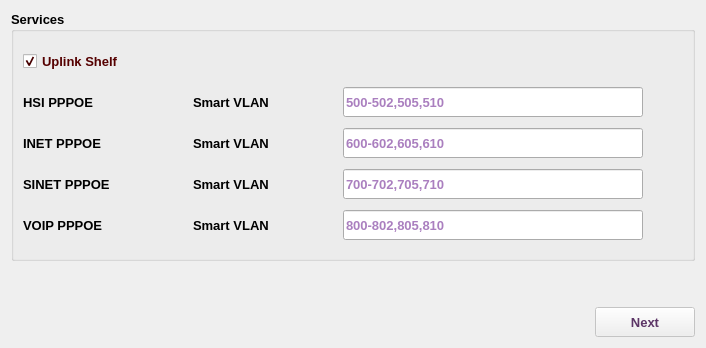
     <widget class="QWidget" name="servicesTab">
      <attribute name="title">
       <string>services</string>
      </attribute>
      <layout class="QVBoxLayout" name="verticalLayout_4">
       <item>
        <widget class="QGroupBox" name="servicesGB">
         <property name="minimumSize">
          <size>
           <width>0</width>
           <height>250</height>
          </size>
         </property>
         <property name="font">
          <font>
           <family>Tahoma</family>
           <pointsize>10</pointsize>
           <weight>75</weight>
           <bold>true</bold>
          </font>
         </property>
         <property name="title">
          <string>Services</string>
         </property>
         <layout class="QVBoxLayout" name="verticalLayout_9">
          <item>
           <widget class="QCheckBox" name="uplinkShelfCB">
            <property name="minimumSize">
             <size>
              <width>0</width>
              <height>30</height>
             </size>
            </property>
            <property name="maximumSize">
             <size>
              <width>16777215</width>
              <height>30</height>
             </size>
            </property>
            <property name="font">
             <font>
              <family>Tahoma</family>
              <pointsize>10</pointsize>
              <weight>75</weight>
              <bold>true</bold>
             </font>
            </property>
            <property name="styleSheet">
             <string notr="true">color: rgb(85, 0, 0);</string>
            </property>
            <property name="text">
             <string>Uplink Shelf</string>
            </property>
            <property name="checked">
             <bool>true</bool>
            </property>
           </widget>
          </item>
          <item>
           <layout class="QHBoxLayout" name="horizontalLayout_28">
            <property name="spacing">
             <number>50</number>
            </property>
            <item>
             <widget class="QLabel" name="label_44">
              <property name="minimumSize">
               <size>
                <width>120</width>
                <height>30</height>
               </size>
              </property>
              <property name="maximumSize">
               <size>
                <width>120</width>
                <height>30</height>
               </size>
              </property>
              <property name="font">
               <font>
                <family>Tahoma</family>
                <pointsize>10</pointsize>
                <weight>75</weight>
                <bold>true</bold>
               </font>
              </property>
              <property name="text">
               <string>HSI PPPOE</string>
              </property>
             </widget>
            </item>
            <item>
             <widget class="QLabel" name="label_45">
              <property name="minimumSize">
               <size>
                <width>100</width>
                <height>30</height>
               </size>
              </property>
              <property name="maximumSize">
               <size>
                <width>100</width>
                <height>30</height>
               </size>
              </property>
              <property name="font">
               <font>
                <family>Tahoma</family>
                <pointsize>10</pointsize>
                <weight>75</weight>
                <bold>true</bold>
               </font>
              </property>
              <property name="text">
               <string>Smart VLAN</string>
              </property>
             </widget>
            </item>
            <item>
             <widget class="QLineEdit" name="hsiLE">
              <property name="minimumSize">
               <size>
                <width>300</width>
                <height>30</height>
               </size>
              </property>
              <property name="maximumSize">
               <size>
                <width>300</width>
                <height>30</height>
               </size>
              </property>
              <property name="font">
               <font>
                <family>Tahoma</family>
                <pointsize>10</pointsize>
                <weight>75</weight>
                <bold>true</bold>
               </font>
              </property>
              <property name="styleSheet">
               <string notr="true">color: rgb(85, 0, 127);</string>
              </property>
              <property name="placeholderText">
               <string>500-502,505,510</string>
              </property>
             </widget>
            </item>
            <item>
             <spacer name="horizontalSpacer_28">
              <property name="font">
               <font>
                <family>Tahoma</family>
                <pointsize>10</pointsize>
               </font>
              </property>
              <property name="orientation">
               <enum>Qt::Horizontal</enum>
              </property>
              <property name="sizeHint" stdset="0">
               <size>
                <width>40</width>
                <height>20</height>
               </size>
              </property>
             </spacer>
            </item>
           </layout>
          </item>
          <item>
           <layout class="QHBoxLayout" name="horizontalLayout_29">
            <property name="spacing">
             <number>50</number>
            </property>
            <item>
             <widget class="QLabel" name="label_46">
              <property name="minimumSize">
               <size>
                <width>120</width>
                <height>30</height>
               </size>
              </property>
              <property name="maximumSize">
               <size>
                <width>120</width>
                <height>30</height>
               </size>
              </property>
              <property name="font">
               <font>
                <family>Tahoma</family>
                <pointsize>10</pointsize>
                <weight>75</weight>
                <bold>true</bold>
               </font>
              </property>
              <property name="text">
               <string>INET PPPOE</string>
              </property>
             </widget>
            </item>
            <item>
             <widget class="QLabel" name="label_47">
              <property name="minimumSize">
               <size>
                <width>100</width>
                <height>30</height>
               </size>
              </property>
              <property name="maximumSize">
               <size>
                <width>100</width>
                <height>30</height>
               </size>
              </property>
              <property name="font">
               <font>
                <family>Tahoma</family>
                <pointsize>10</pointsize>
                <weight>75</weight>
                <bold>true</bold>
               </font>
              </property>
              <property name="text">
               <string>Smart VLAN</string>
              </property>
             </widget>
            </item>
            <item>
             <widget class="QLineEdit" name="inetLE">
              <property name="minimumSize">
               <size>
                <width>300</width>
                <height>30</height>
               </size>
              </property>
              <property name="maximumSize">
               <size>
                <width>300</width>
                <height>30</height>
               </size>
              </property>
              <property name="font">
               <font>
                <family>Tahoma</family>
                <pointsize>10</pointsize>
                <weight>75</weight>
                <bold>true</bold>
               </font>
              </property>
              <property name="styleSheet">
               <string notr="true">color: rgb(85, 0, 127);</string>
              </property>
              <property name="placeholderText">
               <string>600-602,605,610</string>
              </property>
             </widget>
            </item>
            <item>
             <spacer name="horizontalSpacer_29">
              <property name="font">
               <font>
                <family>Tahoma</family>
                <pointsize>10</pointsize>
               </font>
              </property>
              <property name="orientation">
               <enum>Qt::Horizontal</enum>
              </property>
              <property name="sizeHint" stdset="0">
               <size>
                <width>40</width>
                <height>20</height>
               </size>
              </property>
             </spacer>
            </item>
           </layout>
          </item>
          <item>
           <layout class="QHBoxLayout" name="horizontalLayout_30">
            <property name="spacing">
             <number>50</number>
            </property>
            <item>
             <widget class="QLabel" name="label_48">
              <property name="minimumSize">
               <size>
                <width>120</width>
                <height>30</height>
               </size>
              </property>
              <property name="maximumSize">
               <size>
                <width>120</width>
                <height>30</height>
               </size>
              </property>
              <property name="font">
               <font>
                <family>Tahoma</family>
                <pointsize>10</pointsize>
                <weight>75</weight>
                <bold>true</bold>
               </font>
              </property>
              <property name="text">
               <string>SINET PPPOE</string>
              </property>
             </widget>
            </item>
            <item>
             <widget class="QLabel" name="label_49">
              <property name="minimumSize">
               <size>
                <width>100</width>
                <height>30</height>
               </size>
              </property>
              <property name="maximumSize">
               <size>
                <width>100</width>
                <height>30</height>
               </size>
              </property>
              <property name="font">
               <font>
                <family>Tahoma</family>
                <pointsize>10</pointsize>
                <weight>75</weight>
                <bold>true</bold>
               </font>
              </property>
              <property name="text">
               <string>Smart VLAN</string>
              </property>
             </widget>
            </item>
            <item>
             <widget class="QLineEdit" name="sinetLE">
              <property name="minimumSize">
               <size>
                <width>300</width>
                <height>30</height>
               </size>
              </property>
              <property name="maximumSize">
               <size>
                <width>300</width>
                <height>30</height>
               </size>
              </property>
              <property name="font">
               <font>
                <family>Tahoma</family>
                <pointsize>10</pointsize>
                <weight>75</weight>
                <bold>true</bold>
               </font>
              </property>
              <property name="styleSheet">
               <string notr="true">color: rgb(85, 0, 127);</string>
              </property>
              <property name="placeholderText">
               <string>700-702,705,710</string>
              </property>
             </widget>
            </item>
            <item>
             <spacer name="horizontalSpacer_30">
              <property name="font">
               <font>
                <family>Tahoma</family>
                <pointsize>10</pointsize>
               </font>
              </property>
              <property name="orientation">
               <enum>Qt::Horizontal</enum>
              </property>
              <property name="sizeHint" stdset="0">
               <size>
                <width>40</width>
                <height>20</height>
               </size>
              </property>
             </spacer>
            </item>
           </layout>
          </item>
          <item>
           <layout class="QHBoxLayout" name="horizontalLayout_31">
            <property name="spacing">
             <number>50</number>
            </property>
            <item>
             <widget class="QLabel" name="label_50">
              <property name="minimumSize">
               <size>
                <width>120</width>
                <height>30</height>
               </size>
              </property>
              <property name="maximumSize">
               <size>
                <width>120</width>
                <height>30</height>
               </size>
              </property>
              <property name="font">
               <font>
                <family>Tahoma</family>
                <pointsize>10</pointsize>
                <weight>75</weight>
                <bold>true</bold>
               </font>
              </property>
              <property name="text">
               <string>VOIP PPPOE</string>
              </property>
             </widget>
            </item>
            <item>
             <widget class="QLabel" name="label_51">
              <property name="minimumSize">
               <size>
                <width>100</width>
                <height>30</height>
               </size>
              </property>
              <property name="maximumSize">
               <size>
                <width>100</width>
                <height>30</height>
               </size>
              </property>
              <property name="font">
               <font>
                <family>Tahoma</family>
                <pointsize>10</pointsize>
                <weight>75</weight>
                <bold>true</bold>
               </font>
              </property>
              <property name="text">
               <string>Smart VLAN</string>
              </property>
             </widget>
            </item>
            <item>
             <widget class="QLineEdit" name="voipLE">
              <property name="minimumSize">
               <size>
                <width>300</width>
                <height>30</height>
               </size>
              </property>
              <property name="maximumSize">
               <size>
                <width>300</width>
                <height>30</height>
               </size>
              </property>
              <property name="font">
               <font>
                <family>Tahoma</family>
                <pointsize>10</pointsize>
                <weight>75</weight>
                <bold>true</bold>
               </font>
              </property>
              <property name="styleSheet">
               <string notr="true">color: rgb(85, 0, 127);</string>
              </property>
              <property name="placeholderText">
               <string>800-802,805,810</string>
              </property>
             </widget>
            </item>
            <item>
             <spacer name="horizontalSpacer_31">
              <property name="font">
               <font>
                <family>Tahoma</family>
                <pointsize>10</pointsize>
               </font>
              </property>
              <property name="orientation">
               <enum>Qt::Horizontal</enum>
              </property>
              <property name="sizeHint" stdset="0">
               <size>
                <width>40</width>
                <height>20</height>
               </size>
              </property>
             </spacer>
            </item>
           </layout>
          </item>
         </layout>
        </widget>
       </item>
       <item>
        <spacer name="verticalSpacer">
         <property name="orientation">
          <enum>Qt::Vertical</enum>
         </property>
         <property name="sizeHint" stdset="0">
          <size>
           <width>20</width>
           <height>40</height>
          </size>
         </property>
        </spacer>
       </item>
       <item>
        <layout class="QHBoxLayout" name="horizontalLayout_2">
         <item>
          <spacer name="horizontalSpacer_2">
           <property name="font">
            <font>
             <family>Tahoma</family>
             <pointsize>10</pointsize>
            </font>
           </property>
           <property name="orientation">
            <enum>Qt::Horizontal</enum>
           </property>
           <property name="sizeHint" stdset="0">
            <size>
             <width>40</width>
             <height>20</height>
            </size>
           </property>
          </spacer>
         </item>
         <item>
          <widget class="QPushButton" name="serviceNextBtn">
           <property name="enabled">
            <bool>false</bool>
           </property>
           <property name="sizePolicy">
            <sizepolicy hsizetype="Preferred" vsizetype="Preferred">
             <horstretch>0</horstretch>
             <verstretch>0</verstretch>
            </sizepolicy>
           </property>
           <property name="minimumSize">
            <size>
             <width>100</width>
             <height>30</height>
            </size>
           </property>
           <property name="maximumSize">
            <size>
             <width>200</width>
             <height>30</height>
            </size>
           </property>
           <property name="font">
            <font>
             <family>Tahoma</family>
             <pointsize>10</pointsize>
             <weight>75</weight>
             <bold>true</bold>
            </font>
           </property>
           <property name="styleSheet">
            <string notr="true">color: rgb(92, 53, 102);</string>
           </property>
           <property name="text">
            <string>Next</string>
           </property>
           <property name="icon">
            <iconset resource="../../../../../image.qrc">
             <normaloff>:/Image/next.png</normaloff>:/Image/next.png</iconset>
           </property>
           <property name="iconSize">
            <size>
             <width>20</width>
             <height>20</height>
            </size>
           </property>
          </widget>
         </item>
        </layout>
       </item>
      </layout>
     </widget>
